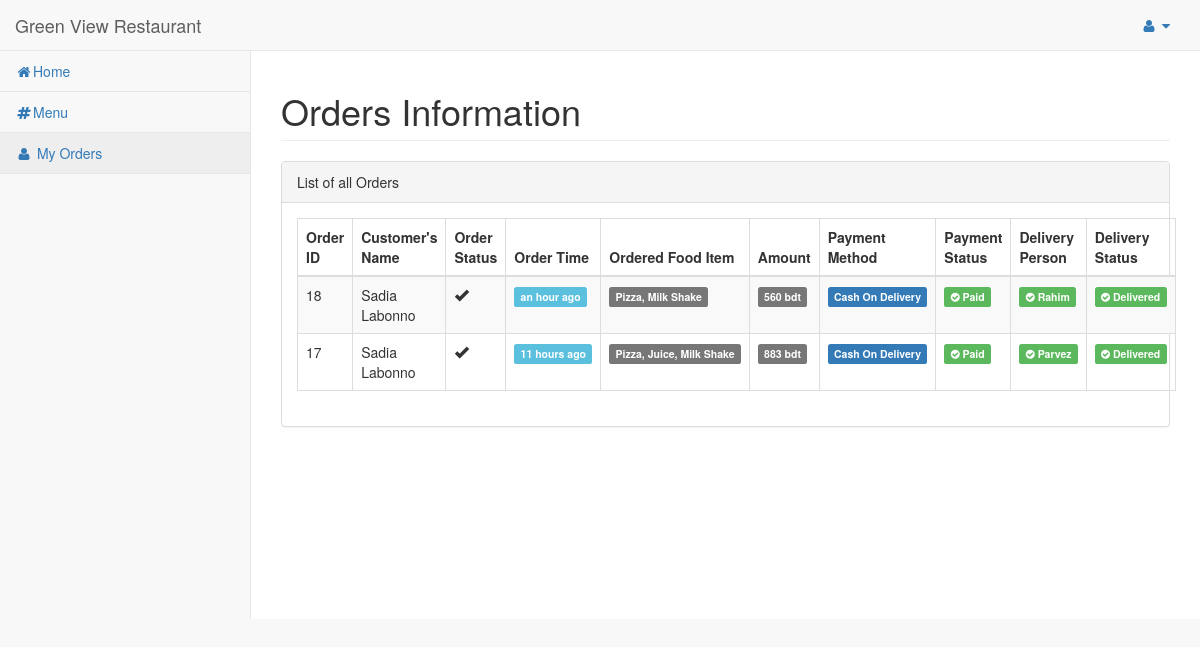
The app's page /myorders/ (signed in) with its own data.
### hotel/models.py (models this page shows, shortened)
class Order(models.Model):
    pending = 'Pending'
    completed = 'Completed'
    STATUS = (
        (pending, pending),
        (completed, completed),
    )
    cod = 'Cash On Delivery'
    card = 'Card Payment'
    bkash = 'Bkash Payment'
    PAYMENT = (
        (cod, cod),
        (card, card),
        (bkash, bkash),
    )
    pickup = 'PickUp'
    delivery = 'Delivery'
    TYPE = (
        (pickup, pickup),
        (delivery, delivery),
    )
    customer = models.ForeignKey(Customer, on_delete=models.CASCADE)
    order_timestamp = models.DateTimeField(auto_now_add=True)
    delivery_timestamp = models.DateTimeField(auto_now=True)
    food_items = models.TextField(null=True)
    payment_status = models.CharField(max_length=100, choices=STATUS)
    delivery_status = models.CharField(max_length=100, choices=STATUS)
    if_cancelled = models.BooleanField(default=False)
    total_amount = models.IntegerField(blank=True, null=True)
    payment_method = models.CharField(max_length=100, choices=PAYMENT)
    location = models.CharField(max_length=200, blank=True, null=True)
    delivery_boy = models.ForeignKey(Staff, on_delete=models.CASCADE, null=True, blank=True)
    def __str__(self):
        return self.customer.__str__()

class Customer(models.Model):
    pending = 'Pending'
    verified = 'Verified'
    STATUS = (
        (pending, pending),
        (verified, verified),
    )
    customer = models.ForeignKey(User, on_delete=models.CASCADE)
    address = models.TextField()
    referal_code = models.CharField(max_length=10)
    contact = models.CharField(max_length=10)
    orders = models.IntegerField(default=0)
    total_sale = models.IntegerField(default=0)
    status = models.CharField(max_length=50, choices=STATUS)
    def __str__(self):
        return self.customer.first_name + " " + self.customer.last_name

class Staff(models.Model):
    weiter = 'weiter'
    deliveryboy = 'Delivery Boy'
    chef = 'Chef'
    ROLES = (
        (weiter, weiter),
        (chef, chef),
        (deliveryboy, deliveryboy),
    )
    staff_name = models.CharField(max_length=255)
    address = models.TextField()
    contact = models.CharField(max_length=10)
    email = models.EmailField(max_length=255)
    salary = models.IntegerField()
    role = models.CharField(max_length=30, choices=ROLES)
    def __str__(self):
        return self.staff_name

### hotel/views.py (the view)
# urls.py: url(r'^myorders/$', views.my_orders, name='my_orders'),
@login_required
def my_orders(request):
    user = User.objects.get(id=request.user.id)
    customer = Customer.objects.get(customer=user)
    orders = Order.objects.filter(customer=customer).order_by('-id')
    print(orders)
    return render(request, 'orders.html', {'orders': orders})

### hotel/templates/orders.html (shortened to what this page needs)
{% load static %}
{% include "includes/userbase.html" %}
{% load humanize %}
        <div id="page-wrapper">
            <div class="row">
                <div class="col-lg-12">
                    <h1 class="page-header">Orders Information</h1>
                </div>
            </div>
            <div class="row">
                <div class="col-lg-12">
                    <div class="panel panel-default">
                        <div class="panel-heading">
                            List of all Orders
                        </div>
                        <div class="panel-body">
                            <table width="100%" class="table table-striped table-bordered table-hover" >
                                <thead>
                                    <tr>
                                        <th>Order ID</th>
                                        <th>Customer's Name</th>
                                        <th>Order Status</th>
                                        <th>Order Time</th>
                                        <th>Ordered Food Item</th>
                                        <th>Amount</th>
                                        <th>Payment Method</th>
                                        <th>Payment Status</th>
                                        <th>Delivery Person</th>
                                        <th>Delivery Status</th>
                                    </tr>
                                </thead>
                                <tbody>
                                    {% for order in orders %}
                                    <tr>
                                        <td>{{order.id}}</td>
                                        <td>{{order.customer.customer.first_name}} {{order.customer.customer.last_name}}</td>
                                        <td>{% if order.if_cancelled == False %}
                                            <span class="glyphicon glyphicon-ok" aria-hidden="true"></span>
                                            {% else %}
                                            <span class="glyphicon glyphicon-remove" aria-hidden="true"></span>
                                            {% endif %}
                                        </td>
                                        <td>
                                            <span class="label label-info">{{order.order_timestamp|naturaltime}}</span>
                                        </td>
                                        <td><span class="label label-default">{{order.food_items}}</span></td>
                                        <td><span class="label label-default">{{order.total_amount}} bdt</span></td>
                                        <td><span class="label label-primary">{{order.payment_method}}</span></td>
                                        <td>{% if order.payment_status == 'Completed' %}
                                            <span class="label label-success">
                                                <i class="fa fa-check-circle" aria-hidden="true"></i>
                                                Paid</span>
                                            {% else %}
                                            <span class="label label-danger">
                                            <i class="fa fa-clock-o" aria-hidden="true"></i>
                                                Pending
                                            </span>
                                            {% endif %}
                                        </td>
                                        <td>{% if  order.delivery_boy == None %}
                                            <span class="label label-danger">
                                            <i class="fa fa-clock-o" aria-hidden="true"></i>
                                                Pending
                                            </span>
                                            {% else %}
                                            <span class="label label-success">
                                            <i class="fa fa-check-circle" aria-hidden="true"></i>
                                                {{ order.delivery_boy }}</span>
                                            {% endif %}
                                        </td>
                                        <td>{% if order.delivery_status == 'Completed' %}
                                            <span class="label label-success">
                                            <i class="fa fa-check-circle" aria-hidden="true"></i>
                                                Delivered</span>
                                            {% else %}
                                            <span class="label label-danger">
                                            <i class="fa fa-clock-o" aria-hidden="true"></i>
                                                Pending
                                            </span>
                                            {% endif %}
                                        </td>
                                    </tr>
                                    {% endfor %}
                                </tbody>
                            </table>
                        </div>
                    </div>
                </div>
            </div>
        </div>
</body>
</html>

### records on screen
Order: id "18", customer.customer.first_name "Sadia", customer.customer.last_name "Labonno", if_cancelled False (drawn), order_timestamp "an hour ago", food_items "Pizza, Milk Shake", total_amount "560", payment_method "Cash On Delivery", payment_status "Completed" (drawn), delivery_boy "Rahim", delivery_status "Completed" (drawn)
Order: id "17", customer.customer.first_name "Sadia", customer.customer.last_name "Labonno", if_cancelled False (drawn), order_timestamp "11 hours ago", food_items "Pizza, Juice, Milk Shake", total_amount "883", payment_method "Cash On Delivery", payment_status "Completed" (drawn), delivery_boy "Parvez", delivery_status "Completed" (drawn)
